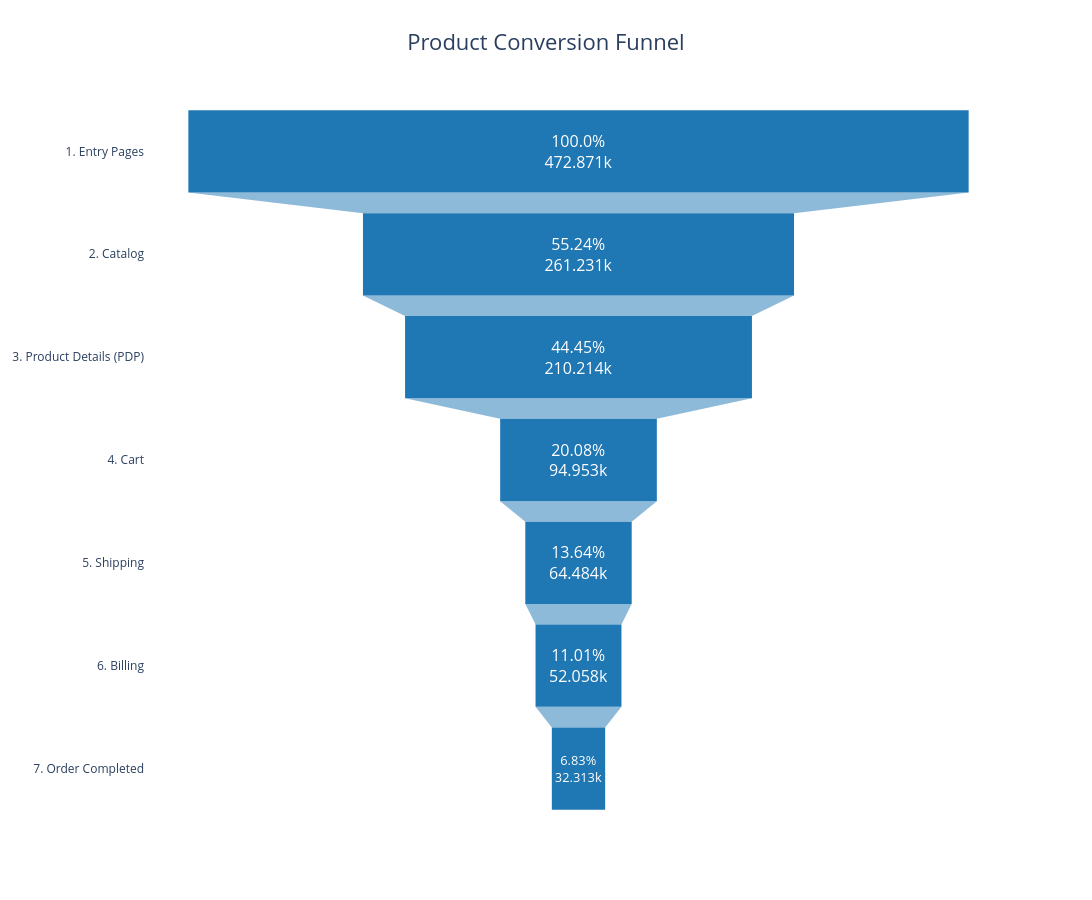

Notebook code for this chart:
### Code cell
step_names = {
    'total_entries': '1. Entry Pages',
    'total_catalog': '2. Catalog',
    'total_pdp': '3. Product Details (PDP)',
    'total_cart': '4. Cart',
    'total_shipping': '5. Shipping',
    'total_billing': '6. Billing',
    'total_completed': '7. Order Completed'
}

conversion_metrics_df['funnel_step'] = conversion_metrics_df['funnel_step'].replace(step_names)

conversion_metrics_df['custom_label'] = conversion_metrics_df['overall_conversion_pct'].astype(str) + '%'

fig = px.funnel(
    conversion_metrics_df, 
    x='users_count', 
    y='funnel_step',
    text='custom_label', 
    title='Product Conversion Funnel',
    labels={
        'users_count': 'Total Users', 
        'funnel_step': 'Step in Funnel'
    },
    color_discrete_sequence=['#1f77b4']
)

fig.update_traces(
    textposition='inside',
    textfont=dict(size=16, color='white') 
)

fig.update_layout(
    height=900,            
    width=1400,            
    title_font_size=22,
    title_x=0.5,           
    plot_bgcolor='rgba(0,0,0,0)',
    yaxis_title=None       
)

fig.show()

### Figure 1 — Plotly figure (JSON) as saved in the notebook; plotly's stock layout.template omitted (floating-point values rounded to 4 significant figures)
{"data": [{"hovertemplate": "Total Users=%{x}<br>Step in Funnel=%{y}<br>custom_label=%{text}<extra></extra>", "legendgroup": "", "marker": {"color": "#1f77b4"}, "name": "", "orientation": "h", "showlegend": false, "text": ["100.0%", "55.24%", "44.45%", "20.08%", "13.64%", "11.01%", "6.83%"], "textfont": {"color": "white", "size": 16}, "textposition": "inside", "type": "funnel", "x": [472900.0, 261200.0, 210200.0, 94950.0, 64480.0, 52060.0, 32310.0], "xaxis": "x", "y": ["1. Entry Pages", "2. Catalog", "3. Product Details (PDP)", "4. Cart", "5. Shipping", "6. Billing", "7. Order Completed"], "yaxis": "y"}], "layout": {"height": 900, "legend": {"tracegroupgap": 0}, "plot_bgcolor": "rgba(0,0,0,0)", "title": {"font": {"size": 22}, "text": "Product Conversion Funnel", "x": 0.5}, "width": 1400, "xaxis": {"anchor": "y", "domain": [0, 1], "title": {"text": "Total Users"}}, "yaxis": {"anchor": "x", "domain": [0, 1], "title": {}}}}
